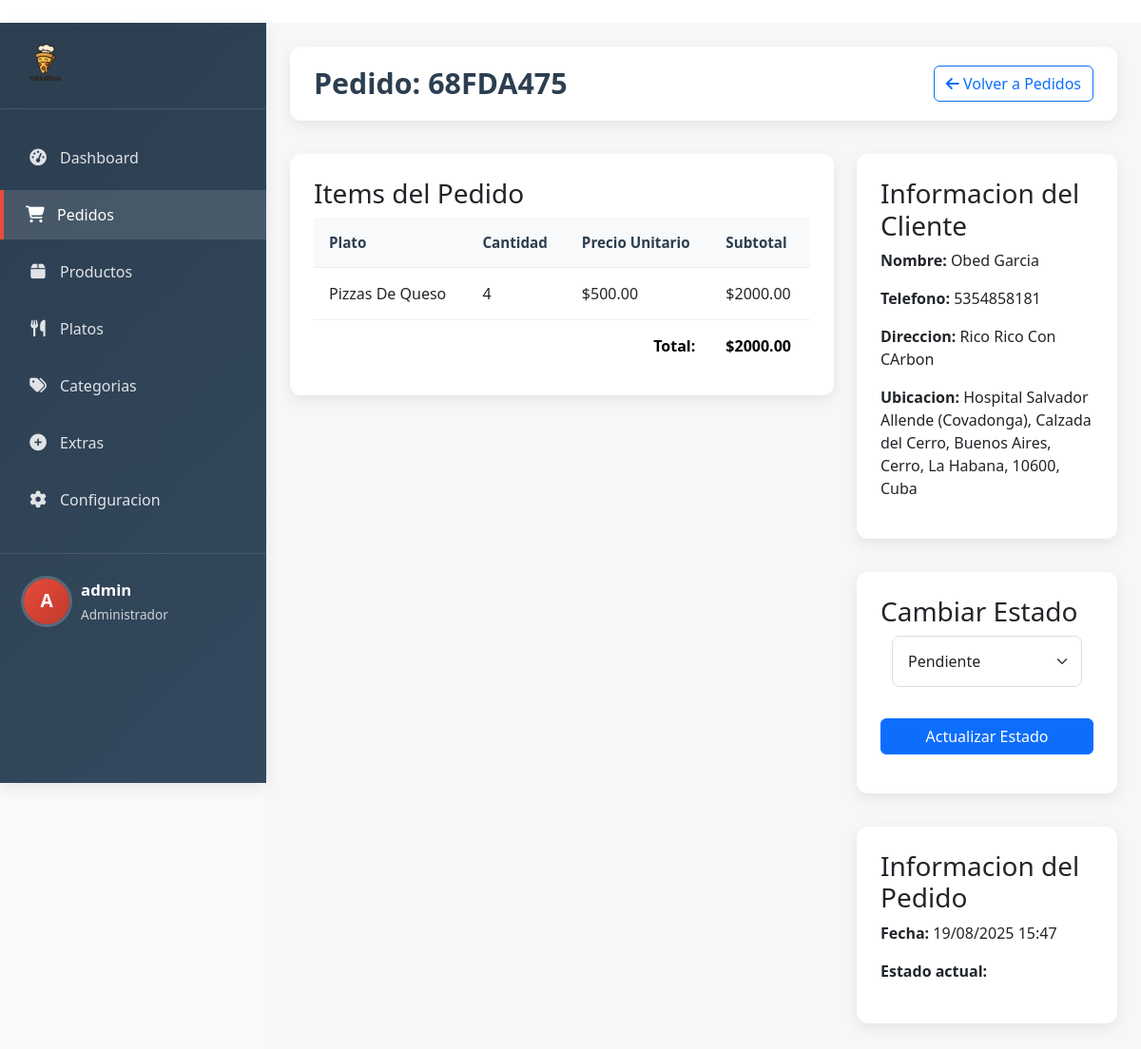
Page /admin/pedido/2 (signed in) on the committed database.
### app.py (models this page shows)
class Configuracion(db.Model):
    id = db.Column(db.Integer, primary_key=True)
    nombre_restaurante = db.Column(db.String(100), default="Mi Restaurante")
    telefono = db.Column(db.String(20), default="+1234567890")
    direccion = db.Column(db.String(200), default="Dirección del restaurante")
    logo = db.Column(db.String(200), default="logo.png")
    impuesto = db.Column(db.Float, default=0.0)
    max_extras = db.Column(db.Integer, default=5)

class Pedido(db.Model):
    id = db.Column(db.Integer, primary_key=True)
    codigo = db.Column(db.String(20), unique=True, nullable=False)
    cliente_nombre = db.Column(db.String(100))
    cliente_telefono = db.Column(db.String(20), nullable=False)
    cliente_direccion = db.Column(db.Text, nullable=False)
    cliente_ubicacion = db.Column(db.Text)  # Coordenadas o referencia
    estado = db.Column(db.String(20), default='pendiente')  # pendiente, confirmado, preparando, enviado, entregado, cancelado
    total = db.Column(db.Float, nullable=False)
    fecha_creacion = db.Column(db.DateTime, default=datetime.utcnow)
    items = db.relationship('ItemPedido', backref='pedido', lazy=True)
    extras = db.relationship('ExtraPedido', backref='pedido', lazy=True)

class ItemPedido(db.Model):
    id = db.Column(db.Integer, primary_key=True)
    pedido_id = db.Column(db.Integer, db.ForeignKey('pedido.id'), nullable=False)
    plato_id = db.Column(db.Integer, db.ForeignKey('plato.id'), nullable=False)
    cantidad = db.Column(db.Integer, nullable=False)
    precio_unitario = db.Column(db.Float, nullable=False)
    personalizaciones = db.Column(db.Text)  # JSON con personalizaciones
    plato = db.relationship('Plato', backref='pedidos')

class Plato(db.Model):
    id = db.Column(db.Integer, primary_key=True)
    nombre = db.Column(db.String(100), nullable=False)
    descripcion = db.Column(db.Text)
    precio_venta = db.Column(db.Float, nullable=False)
    imagen = db.Column(db.String(200))
    activo = db.Column(db.Boolean, default=True)
    categoria_id = db.Column(db.Integer, db.ForeignKey('categoria.id'))
    fecha_creacion = db.Column(db.DateTime, default=datetime.utcnow)
    ingredientes = db.relationship('IngredientePlato', backref='plato', lazy=True)

### app.py (the view)
@app.route('/admin/pedido/<int:pedido_id>')
@login_required
def ver_pedido(pedido_id):
    pedido = Pedido.query.get_or_404(pedido_id)
    config = Configuracion.query.first()
    if not config:
        config = Configuracion()
        db.session.add(config)
        db.session.commit()
    return render_template('admin/ver_pedido.html', pedido=pedido,config=config)

### app.py (called while the page is built)
def login_required(f):
    @wraps(f)
    def decorated_function(*args, **kwargs):
        if 'user_id' not in session:
            return redirect(url_for('login'))
        return f(*args, **kwargs)
    return decorated_function

### templates/admin/ver_pedido.html (shortened to what this page needs)
{% extends "admin/base.html" %}
{% block extra_css %}
<link rel="stylesheet" href="{{ url_for('static', filename='css/admin.css') }}">
{% endblock %}
{% block content %}
<div class="admin-container">
    {% include 'admin/sidebar.html' %}
    <div class="admin-main">
        <div class="admin-header">
            <h1 class="admin-title">Pedido: {{ pedido.codigo }}</h1>
            <div class="admin-actions">
                <a href="{{ url_for('admin_pedidos') }}" class="btn btn-outline-primary">
                    <i class="fas fa-arrow-left"></i> Volver a Pedidos
                </a>
            </div>
        </div>
        <div class="row">
            <div class="col-md-8">
                <div class="admin-table-container">
                    <h3>Items del Pedido</h3>
                    <table class="admin-table">
                        <thead>
                            <tr>
                                <th>Plato</th>
                                <th>Cantidad</th>
                                <th>Precio Unitario</th>
                                <th>Subtotal</th>
                            </tr>
                        </thead>
                        <tbody>
                            {% for item in pedido.items %}
                            <tr>
                                <td>{{ item.plato.nombre }}</td>
                                <td>{{ item.cantidad }}</td>
                                <td>${{ "%.2f"|format(item.precio_unitario) }}</td>
                                <td>${{ "%.2f"|format(item.precio_unitario * item.cantidad) }}</td>
                            </tr>
                            {% endfor %}
                            <tr class="table-primary">
                                <td colspan="3" class="text-end"><strong>Total:</strong></td>
                                <td><strong>${{ "%.2f"|format(pedido.total) }}</strong></td>
                            </tr>
                        </tbody>
                    </table>
                </div>
            </div>
            <div class="col-md-4">
                <div class="admin-table-container">
                    <h3>Informacion del Cliente</h3>
                    <div class="customer-info">
                        <p><strong>Nombre:</strong> {{ pedido.cliente_nombre }}</p>
                        <p><strong>Telefono:</strong> {{ pedido.cliente_telefono }}</p>
                        <p><strong>Direccion:</strong> {{ pedido.cliente_direccion }}</p>
                        {% if pedido.cliente_ubicacion %}
                        <p><strong>Ubicacion:</strong> {{ pedido.cliente_ubicacion }}</p>
                        {% endif %}
                    </div>
                </div>
                <div class="admin-table-container mt-4">
                    <h3>Cambiar Estado</h3>
                    <form method="POST" action="{{ url_for('cambiar_estado_pedido', pedido_id=pedido.id) }}">
                        <div class="form-group">
                            <select class="form-select" name="estado">
                                <option value="pendiente" {% if pedido.estado=='pendiente' %}selected{% endif %}>Pendiente</option>
                            </select>
                        </div>
                        <button type="submit" class="btn btn-primary w-100 mt-2">Actualizar Estado</button>
                    </form>
                </div>
                <div class="admin-table-container mt-4">
                    <h3>Informacion del Pedido</h3>
                    <div class="order-info">
                        <p><strong>Fecha:</strong> {{ pedido.fecha_creacion.strftime('%d/%m/%Y %H:%M') }}</p>
                        <p>
                            <strong>Estado actual:</strong>
                            <span class="badge status-{{ pedido.estado }}">{{ pedido.estado|title }}</span>
                        </p>
                    </div>
                </div>
            </div>
        </div>
    </div>
</div>
{% endblock %}

### templates/admin/base.html (shortened to what this page needs)
﻿<!DOCTYPE html>
<html lang="es">
<head>
    <link rel="stylesheet" href="https://cdnjs.cloudflare.com/ajax/libs/font-awesome/6.4.0/css/all.min.css">
    <link href="https://cdn.jsdelivr.net/npm/bootstrap@5.3.0/dist/css/bootstrap.min.css" rel="stylesheet">
    <link rel="stylesheet" href="{{ url_for('static', filename='css/admin.css') }}">
    {% block extra_css %}{% endblock %}
</head>
<body>
    <main>
        {% block content %}{% endblock %}
    </main>
</body>
</html>

### templates/admin/sidebar.html (shortened to what this page needs)
<div class="admin-sidebar">
    <div class="admin-brand">
        <img src="{% if config.logo %}{{ url_for('uploaded_file', filename=config.logo) }}{% else %}{{ url_for('static', filename='images/logo.png') }}{% endif %}" alt="Logo">
    </div>
    <ul class="admin-menu">
        <li><a href="{{ url_for('admin_panel') }}" class="{% if request.endpoint == 'admin_panel' %}active{% endif %}"><i class="fas fa-tachometer-alt"></i> <span>Dashboard</span></a></li>
        <li><a href="{{ url_for('admin_pedidos') }}" class="{% if request.endpoint == 'admin_pedidos' or request.endpoint == 'ver_pedido' %}active{% endif %}"><i class="fas fa-shopping-cart"></i> <span>Pedidos</span></a></li>
        <li><a href="{{ url_for('admin_productos') }}" class=""><i class="fas fa-box"></i> <span>Productos</span></a></li>
        <li><a href="{{ url_for('admin_platos') }}" class=""><i class="fas fa-utensils"></i> <span>Platos</span></a></li>
        <li><a href="{{ url_for('admin_categorias') }}" class=""><i class="fas fa-tags"></i> <span>Categorias</span></a></li>
        <li><a href="{{ url_for('admin_extras') }}" class=""><i class="fas fa-plus-circle"></i> <span>Extras</span></a></li>
        <li><a href="{{ url_for('admin_configuracion') }}" class="{% if request.endpoint == 'admin_configuracion' %}active{% endif %}"><i class="fas fa-cog"></i> <span>Configuracion</span></a></li>
    </ul>
    <div class="admin-user">
        <div class="admin-user-info">
            <div class="admin-user-avatar">
                {{ session.username[0]|upper }}
            </div>
            <div class="admin-user-details">
                <div class="admin-user-name">{{ session.username }}</div>
                <div class="admin-user-role">Administrador</div>
            </div>
        </div>
    </div>
</div>

### static/css/admin.css (style rules this page uses)
:root { --primary-color: #e74c3c; --primary-light: #ffebe9; --primary-dark: #c0392b; --secondary-color: #3498db; --success-color: #27ae60; --warning-color: #f39c12; --danger-color: #e74c3c; --dark-color: #2c3e50; --dark-light: #34495e; --gray-color: #7f8c8d; --gray-light: #ecf0f1; --text-dark: #2d3436; --text-light: #ffffff; --shadow: 0 5px 15px rgba(0, 0, 0, 0.08); --shadow-hover: 0 8px 25px rgba(0, 0, 0, 0.12); }
.admin-container { display: flex; min-height: 100vh; background-color: #f8f9fa; font-family: 'Segoe UI', Tahoma, Geneva, Verdana, sans-serif; }
.admin-sidebar { width: 280px; background: linear-gradient(135deg, var(--dark-color) 0%, var(--dark-light) 100%); color: var(--text-light); padding: 20px 0; position: fixed; height: 100vh; overflow-y: auto; box-shadow: var(--shadow); z-index: 1000; transition: all 0.3s ease; }
.admin-brand { padding: 0 25px 25px; border-bottom: 1px solid rgba(255, 255, 255, 0.1); margin-bottom: 25px; display: flex; align-items: center; }
.admin-brand img { height: 45px; margin-right: 12px; border-radius: 6px; }
.admin-menu { list-style: none; padding: 0; margin: 0; }
.admin-menu li { margin-bottom: 8px; }
.admin-menu a { display: flex; align-items: center; padding: 14px 25px; color: rgba(255, 255, 255, 0.85); text-decoration: none; transition: all 0.3s ease; border-left: 4px solid transparent; font-weight: 500; }
.admin-menu a:hover, .admin-menu a.active { background-color: rgba(255, 255, 255, 0.12); color: var(--text-light); border-left-color: var(--primary-color); padding-left: 22px; }
.admin-menu i { width: 22px; margin-right: 12px; text-align: center; font-size: 1.1rem; }
.admin-user { padding: 25px; border-top: 1px solid rgba(255, 255, 255, 0.1); margin-top: 30px; }
.admin-user-info { display: flex; align-items: center; }
.admin-user-avatar { width: 48px; height: 48px; border-radius: 50%; background: linear-gradient(135deg, var(--primary-color), var(--primary-dark)); display: flex; align-items: center; justify-content: center; margin-right: 12px; font-weight: bold; color: white; font-size: 1.2rem; box-shadow: 0 0 0 3px rgba(255, 255, 255, 0.2); }
.admin-user-details { flex: 1; }
.admin-user-name { font-weight: 600; margin-bottom: 4px; font-size: 1.05rem; }
.admin-user-role { font-size: 0.85rem; color: rgba(255, 255, 255, 0.75); }
.admin-main { flex: 1; margin-left: 280px; padding: 25px; transition: all 0.3s ease; background-color: #f5f7f9; }
.admin-header { display: flex; justify-content: space-between; align-items: center; margin-bottom: 35px; background-color: white; padding: 20px 25px; border-radius: 12px; box-shadow: var(--shadow); }
.admin-title { font-size: 1.9rem; color: var(--dark-color); margin: 0; font-weight: 700; }
.admin-actions { display: flex; gap: 12px; }
.admin-table-container { background-color: white; border-radius: 12px; padding: 25px; box-shadow: var(--shadow); margin-bottom: 35px; overflow: hidden; }
.admin-table { width: 100%; border-collapse: separate; border-spacing: 0; }
.admin-table th, .admin-table td { padding: 16px; text-align: left; border-bottom: 1px solid #eee; }
.admin-table th { background-color: #f8f9fa; font-weight: 600; color: var(--dark-color); position: sticky; top: 0; font-size: 0.95rem; }
.admin-table tr:last-child td { border-bottom: none; }
.form-group { flex: 1 0 calc(50% - 24px); margin: 0 12px 25px; }
.form-select { width: 100%; padding: 14px 16px; border: 1px solid #ddd; border-radius: 8px; font-size: 1rem; background-color: white; cursor: pointer; }
.badge { padding: 6px 12px; border-radius: 50px; font-size: 0.8rem; font-weight: 700; }
.admin-table tr { animation: slideInLeft 0.4s ease; }
.admin-table tr:nth-child(1) { animation-delay: 0.05s; }
.admin-table tr:nth-child(2) { animation-delay: 0.1s; }

### templates/admin/base.html (style rules this page uses)
body { margin: 0; padding: 0; display: flex; flex-direction: column; min-height: 100vh; overflow-x: hidden; }
main { flex: 1; width: 100%; box-sizing: border-box; }

### rows in the picture
Configuracion: logo (picture)
Pedido: codigo "68FDA475", total "2000.00", cliente_nombre "Obed Garcia", cliente_telefono "5354858181", cliente_direccion "Rico Rico Con CArbon", cliente_ubicacion "Hospital Salvador Allende (Covadonga), Calzada del Cerro, Buenos Aires, Cerro, La Habana, 10600, Cuba", estado "Pendiente", fecha_creacion "19/08/2025 15:47"
ItemPedido: plato.nombre "Pizzas De Queso", cantidad "4", precio_unitario "500.00", item.precio_unitario*item.cantidad "2000.00"

### other values in the picture
{{ session.username[0]|upper }} "A"
{{ session.username }} "admin"
